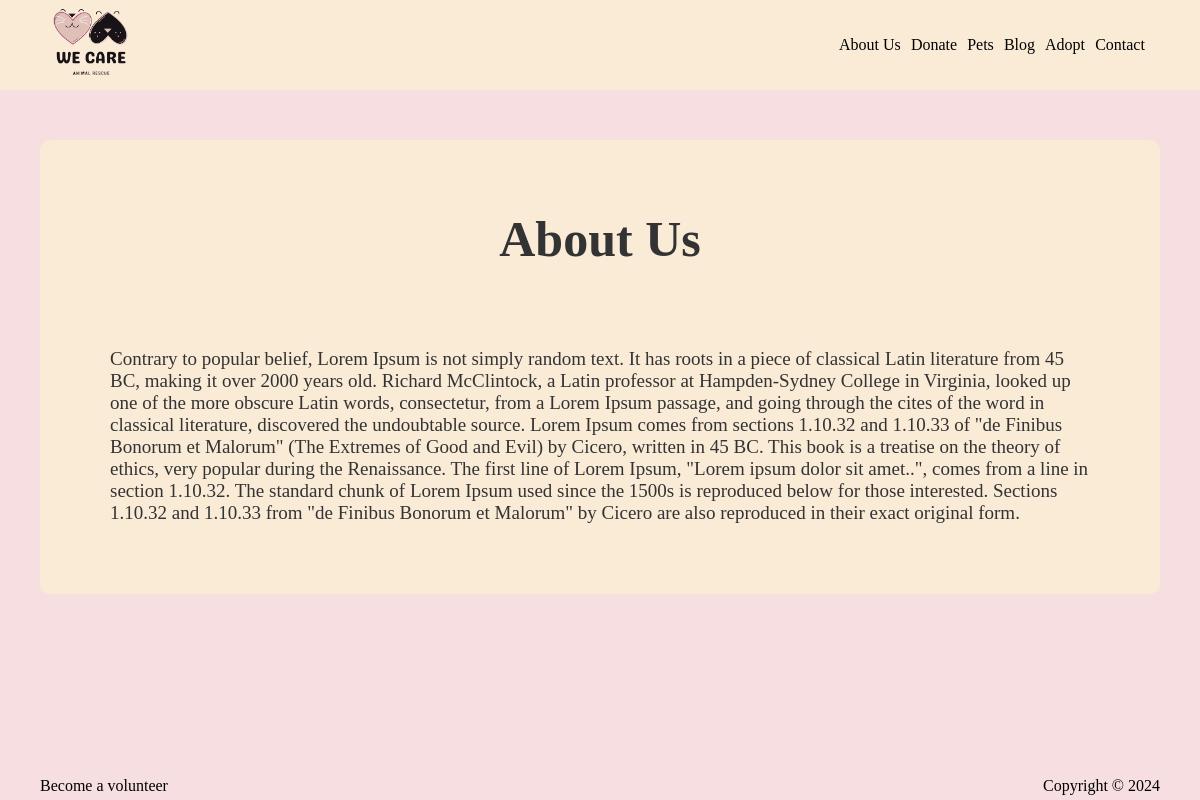
The page /about/ on the database its author committed.
### pets/models.py (models this page shows, shortened)
class About(models.Model):
     heading = models.CharField(max_length=20)
     body  =  models.TextField(max_length=1000)

### pets/views.py (the view)
# urls.py: path('about/', views.about, name = "about"),
def about(request):
    about = models.About.objects.all()
    return render(request, "about.html", {"about": about} )

### pets/templates/about.html (shortened to what this page needs)
{% extends 'base.html' %}
{% block about_template %}
<div class="about">
  <article>
     {% for a in about %}
 <h2>{{ a.heading }}</h2>
  <p>{{ a.body }}</p>
  {% endfor %}
  </article>
</div>
{% endblock %}

### static/css/css.css (style rules this page uses)
* { margin: 0; padding: 0; box-sizing: border-box; overflow-x: hidden; }
body { background-color: rgb(246, 222, 225); }
.about { min-width: 80%; padding: 30px; margin: auto; background-color: antiquewhite; color: #333; border-radius: 10px; }
.about h2 { text-align: center; font-size: 50px; margin: 40px 0; }
.about p { padding: 40px; font-size: 19px; }

### rows shown on the page
About: heading "About Us", body "Contrary to popular belief, Lorem Ipsum is not simply random text. It has roots in a piece of classical Latin literature from 45 BC, making it over 2000 years old. Richard McClintock, a Latin professor at Hampden-Sydney College in Virginia, looked up one of the more obscure Latin words, consectetur, from a Lorem Ipsum passage, and going through the cites of the word in classical literature, discovered the undoubtable source. Lorem Ipsum comes from sections 1.10.32 and 1.10.33 of \"de Finibus Bonorum et Malorum\" (The Extremes of Good and Evil) by Cicero, written in 45 BC. This book is a treatise on the theory of ethics, very popular during the Renaissance. The first line of Lorem Ipsum,…"
